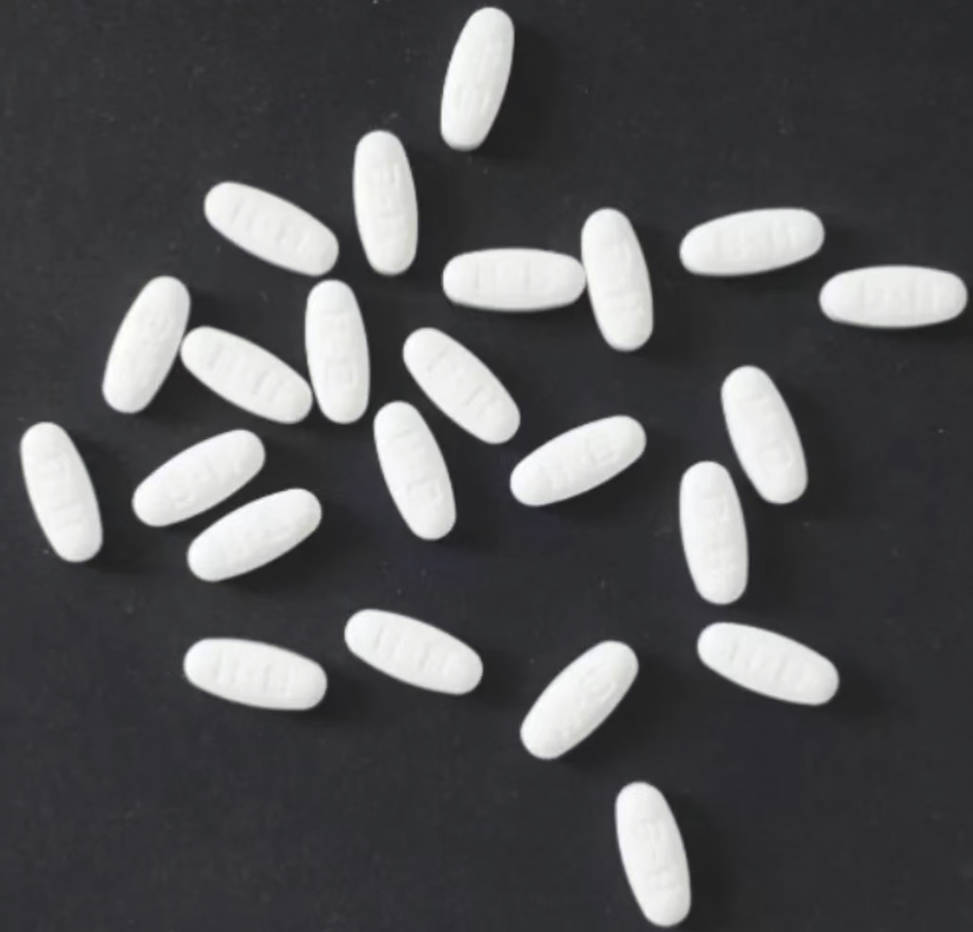
#> input picture day26/课堂代码/day26/resources/yaowan.jpg, 973 x 932 px
$ python '04-作业讲解03.py'
#> lines starting #> are read from the running program, lines starting #| are printed output that depends on the picture; after the words box and inside, x2 and y2 are one past the last pixel; in counts of white or black regions, pixels touching at a corner belong together
"""
3. 使用OpenCV完成图中药丸数量的统计

分析：
1， 腐蚀 -- 分开药丸
2， 查找轮廓 -- 轮廓的数量就是药丸的数量
"""
import cv2
img = cv2.imread("resources/yaowan.jpg")
#> img is the input picture: shape (932, 973, 3); mean B, G, R 84.8, 83.1, 83.1

kernel = cv2.getStructuringElement(cv2.MORPH_RECT, (7, 7))
img_gray = cv2.cvtColor(img, cv2.COLOR_BGR2GRAY)
_, img_bin = cv2.threshold(img_gray, 0, 255, cv2.THRESH_OTSU)
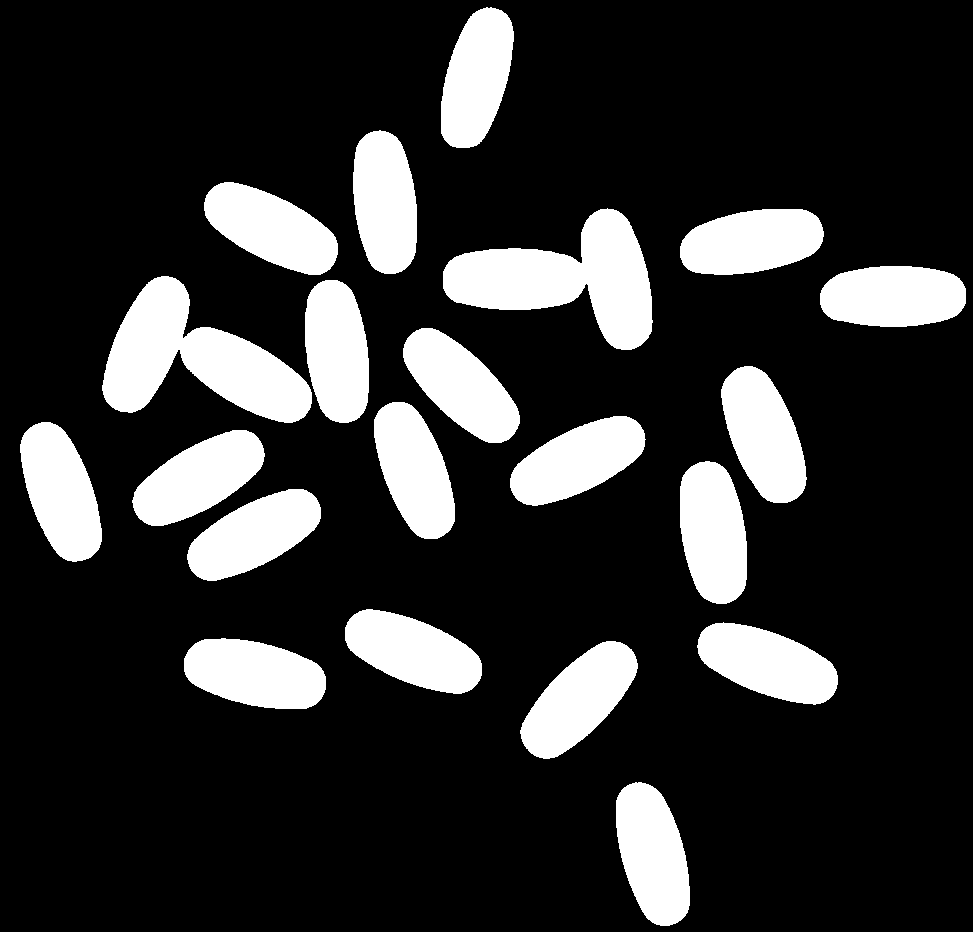
#> img_bin: shape (932, 973); 19.1% white; 21 white regions, largest, box (x1, y1, x2, y2) and area: (102, 276, 312, 423) 15055, (443, 208, 653, 350) 14963, (721, 366, 807, 503) 7740
erod_img = cv2.erode(img_bin, kernel, iterations=4)
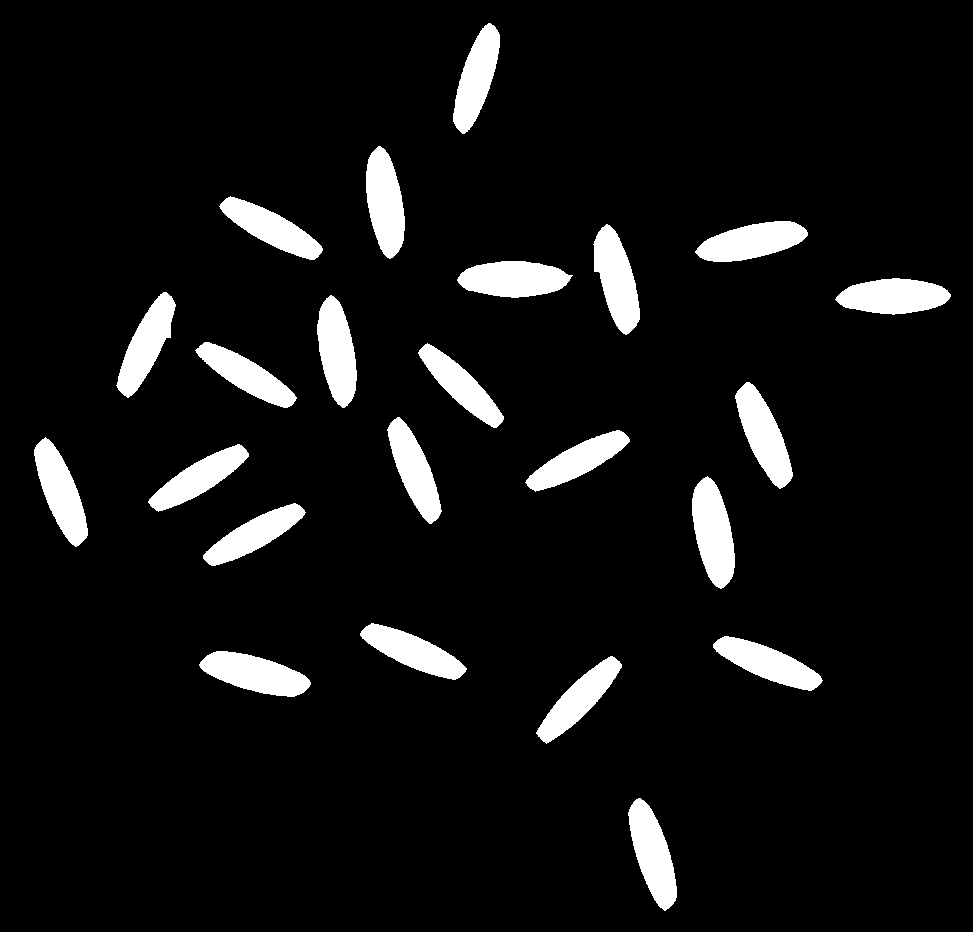
#> erod_img: shape (932, 973); 7.4% white; 23 white regions
# 查找轮廓
contours, _ = cv2.findContours(erod_img, cv2.RETR_TREE, cv2.CHAIN_APPROX_NONE)
#> contours = 23 contours; largest, box (x1, y1, x2, y2) and area: (692, 476, 735, 589) 3150, (457, 261, 573, 298) 3044, (199, 651, 311, 697) 3010, (835, 278, 951, 315) 2978, (366, 146, 405, 259) 2965
cv2.drawContours(img, contours, -1, (0, 0, 255), 2, cv2.LINE_AA)
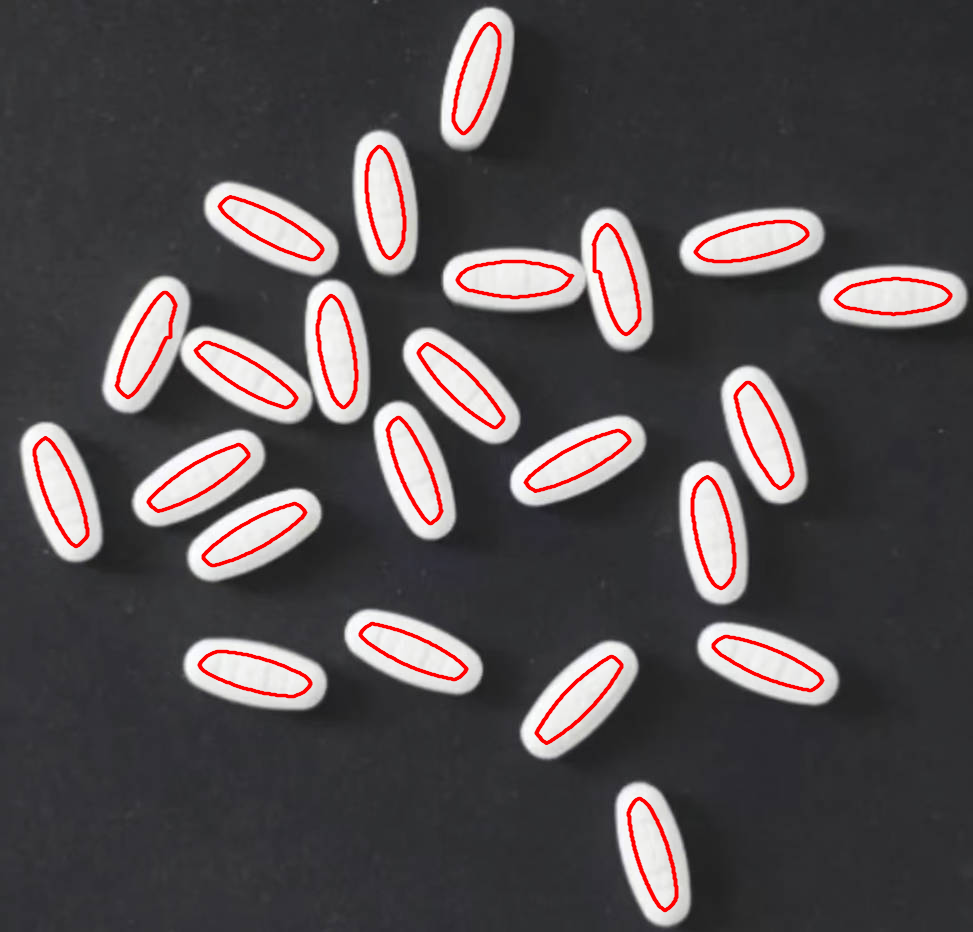
#> img: shape (932, 973, 3); 3.22% of pixels changed, all inside (x1, y1, x2, y2) = (32, 21, 953, 913)
print(len(contours))
#| 23
cv2.imshow("win", img)
cv2.waitKey(0)
cv2.destroyAllWindows()
